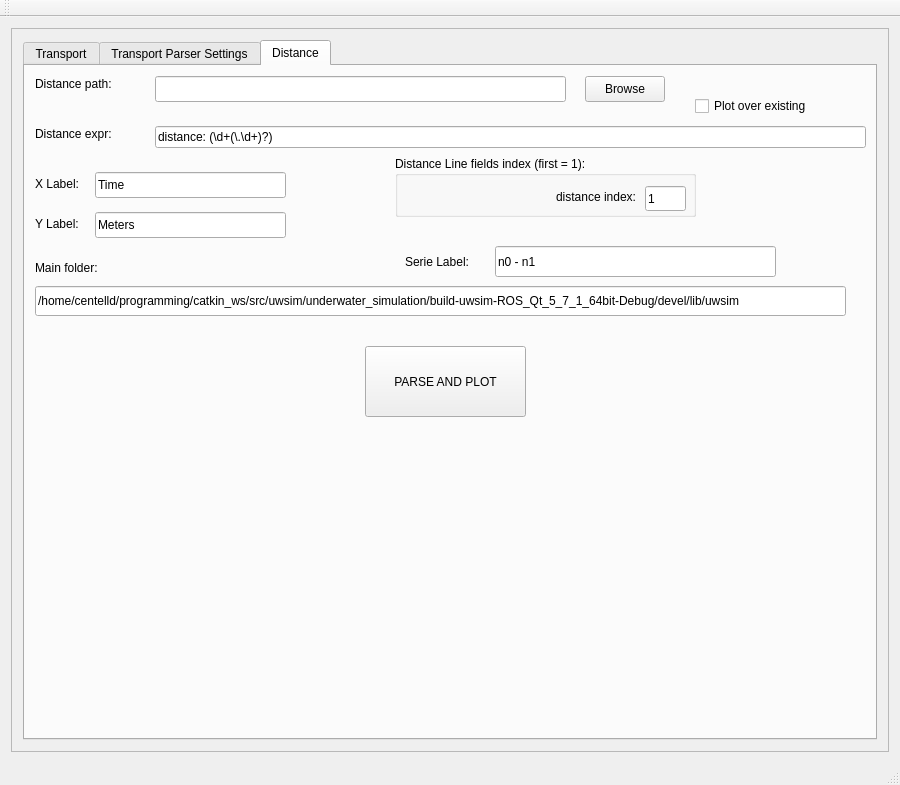
<?xml version="1.0" encoding="UTF-8"?>
<ui version="4.0">
 <class>MainWindow</class>
 <widget class="QMainWindow" name="MainWindow">
  <property name="geometry">
   <rect>
    <x>0</x>
    <y>0</y>
    <width>900</width>
    <height>785</height>
   </rect>
  </property>
  <property name="windowTitle">
   <string>DCComms Log Parser</string>
  </property>
  <widget class="QWidget" name="centralWidget">
   <layout class="QGridLayout" name="gridLayout_2">
    <item row="1" column="0" colspan="2">
     <widget class="QScrollArea" name="scrollArea">
      <property name="sizePolicy">
       <sizepolicy hsizetype="Preferred" vsizetype="Preferred">
        <horstretch>0</horstretch>
        <verstretch>0</verstretch>
       </sizepolicy>
      </property>
      <property name="verticalScrollBarPolicy">
       <enum>Qt::ScrollBarAsNeeded</enum>
      </property>
      <property name="horizontalScrollBarPolicy">
       <enum>Qt::ScrollBarAsNeeded</enum>
      </property>
      <property name="sizeAdjustPolicy">
       <enum>QAbstractScrollArea::AdjustToContentsOnFirstShow</enum>
      </property>
      <property name="widgetResizable">
       <bool>true</bool>
      </property>
      <widget class="QWidget" name="scrollAreaWidgetContents">
       <property name="geometry">
        <rect>
         <x>0</x>
         <y>0</y>
         <width>880</width>
         <height>704</height>
        </rect>
       </property>
       <property name="minimumSize">
        <size>
         <width>0</width>
         <height>0</height>
        </size>
       </property>
       <layout class="QGridLayout" name="gridLayout">
        <item row="0" column="0">
         <widget class="QTabWidget" name="parserConfTab">
          <property name="enabled">
           <bool>true</bool>
          </property>
          <property name="sizePolicy">
           <sizepolicy hsizetype="Expanding" vsizetype="Expanding">
            <horstretch>0</horstretch>
            <verstretch>0</verstretch>
           </sizepolicy>
          </property>
          <property name="minimumSize">
           <size>
            <width>648</width>
            <height>621</height>
           </size>
          </property>
          <property name="currentIndex">
           <number>2</number>
          </property>
          <widget class="QWidget" name="transportTab">
           <property name="sizePolicy">
            <sizepolicy hsizetype="Maximum" vsizetype="Maximum">
             <horstretch>0</horstretch>
             <verstretch>0</verstretch>
            </sizepolicy>
           </property>
           <attribute name="title">
            <string>Transport</string>
           </attribute>
           <widget class="QPushButton" name="dl_txBrowseButton">
            <property name="geometry">
             <rect>
              <x>560</x>
              <y>30</y>
              <width>80</width>
              <height>26</height>
             </rect>
            </property>
            <property name="text">
             <string>Browse</string>
            </property>
           </widget>
           <widget class="QToolButton" name="dl_computeButton">
            <property name="geometry">
             <rect>
              <x>90</x>
              <y>320</y>
              <width>281</width>
              <height>21</height>
             </rect>
            </property>
            <property name="text">
             <string>Compute statistics and generate plots</string>
            </property>
           </widget>
           <widget class="QPushButton" name="dl_parseTimesButton">
            <property name="geometry">
             <rect>
              <x>230</x>
              <y>120</y>
              <width>111</width>
              <height>22</height>
             </rect>
            </property>
            <property name="text">
             <string>Parse log files</string>
            </property>
           </widget>
           <widget class="QLabel" name="label_16">
            <property name="geometry">
             <rect>
              <x>10</x>
              <y>10</y>
              <width>59</width>
              <height>18</height>
             </rect>
            </property>
            <property name="text">
             <string>TX:</string>
            </property>
           </widget>
           <widget class="QLineEdit" name="dl_rxFileLineEdit">
            <property name="geometry">
             <rect>
              <x>10</x>
              <y>80</y>
              <width>541</width>
              <height>26</height>
             </rect>
            </property>
            <property name="readOnly">
             <bool>true</bool>
            </property>
           </widget>
           <widget class="QWidget" name="layoutWidget">
            <property name="geometry">
             <rect>
              <x>30</x>
              <y>150</y>
              <width>531</width>
              <height>161</height>
             </rect>
            </property>
            <layout class="QHBoxLayout" name="horizontalLayout_5">
             <item>
              <widget class="QGroupBox" name="groupBox_4">
               <property name="title">
                <string>TX time</string>
               </property>
               <widget class="QWidget" name="formLayoutWidget_3">
                <property name="geometry">
                 <rect>
                  <x>20</x>
                  <y>20</y>
                  <width>231</width>
                  <height>121</height>
                 </rect>
                </property>
                <layout class="QFormLayout" name="formLayout_3">
                 <item row="0" column="0">
                  <widget class="QLabel" name="label_23">
                   <property name="text">
                    <string>T0:</string>
                   </property>
                  </widget>
                 </item>
                 <item row="1" column="1">
                  <widget class="QLineEdit" name="dl_txT0">
                   <property name="readOnly">
                    <bool>false</bool>
                   </property>
                  </widget>
                 </item>
                 <item row="2" column="1">
                  <widget class="QComboBox" name="dl_txT1ComboBox">
                   <property name="enabled">
                    <bool>false</bool>
                   </property>
                  </widget>
                 </item>
                 <item row="2" column="0">
                  <widget class="QLabel" name="label_24">
                   <property name="text">
                    <string>T1:</string>
                   </property>
                  </widget>
                 </item>
                 <item row="3" column="1">
                  <widget class="QLineEdit" name="dl_txT1">
                   <property name="enabled">
                    <bool>false</bool>
                   </property>
                   <property name="readOnly">
                    <bool>false</bool>
                   </property>
                  </widget>
                 </item>
                 <item row="0" column="1">
                  <widget class="QComboBox" name="dl_txT0ComboBox"/>
                 </item>
                </layout>
               </widget>
              </widget>
             </item>
             <item>
              <widget class="QGroupBox" name="groupBox">
               <property name="title">
                <string>RX time</string>
               </property>
               <widget class="QWidget" name="layoutWidget">
                <property name="geometry">
                 <rect>
                  <x>10</x>
                  <y>20</y>
                  <width>211</width>
                  <height>121</height>
                 </rect>
                </property>
                <layout class="QFormLayout" name="formLayout_4">
                 <item row="0" column="0">
                  <widget class="QLabel" name="label_14">
                   <property name="text">
                    <string>T0:</string>
                   </property>
                  </widget>
                 </item>
                 <item row="0" column="1">
                  <widget class="QComboBox" name="dl_rxT0ComboBox">
                   <property name="enabled">
                    <bool>false</bool>
                   </property>
                  </widget>
                 </item>
                 <item row="1" column="1">
                  <widget class="QLineEdit" name="dl_rxT0">
                   <property name="enabled">
                    <bool>false</bool>
                   </property>
                   <property name="readOnly">
                    <bool>false</bool>
                   </property>
                  </widget>
                 </item>
                 <item row="2" column="0">
                  <widget class="QLabel" name="label_15">
                   <property name="text">
                    <string>T1:</string>
                   </property>
                  </widget>
                 </item>
                 <item row="2" column="1">
                  <widget class="QComboBox" name="dl_rxT1ComboBox"/>
                 </item>
                 <item row="3" column="1">
                  <widget class="QLineEdit" name="dl_rxT1">
                   <property name="readOnly">
                    <bool>false</bool>
                   </property>
                  </widget>
                 </item>
                </layout>
               </widget>
              </widget>
             </item>
            </layout>
           </widget>
           <widget class="QLineEdit" name="dl_txFileLineEdit">
            <property name="geometry">
             <rect>
              <x>10</x>
              <y>30</y>
              <width>541</width>
              <height>26</height>
             </rect>
            </property>
            <property name="readOnly">
             <bool>true</bool>
            </property>
           </widget>
           <widget class="QLabel" name="label_18">
            <property name="geometry">
             <rect>
              <x>10</x>
              <y>60</y>
              <width>59</width>
              <height>18</height>
             </rect>
            </property>
            <property name="text">
             <string>RX:</string>
            </property>
           </widget>
           <widget class="QWidget" name="layoutWidget">
            <property name="geometry">
             <rect>
              <x>20</x>
              <y>350</y>
              <width>718</width>
              <height>252</height>
             </rect>
            </property>
            <layout class="QHBoxLayout" name="horizontalLayout_4">
             <item>
              <layout class="QFormLayout" name="formLayout">
               <item row="0" column="0">
                <widget class="QLabel" name="label_17">
                 <property name="text">
                  <string>Transmitted packets:</string>
                 </property>
                 <property name="alignment">
                  <set>Qt::AlignRight|Qt::AlignTrailing|Qt::AlignVCenter</set>
                 </property>
                </widget>
               </item>
               <item row="0" column="1">
                <widget class="QLineEdit" name="dl_sendLineEdit">
                 <property name="readOnly">
                  <bool>true</bool>
                 </property>
                </widget>
               </item>
               <item row="1" column="0">
                <widget class="QLabel" name="label_21">
                 <property name="text">
                  <string>Received packets:</string>
                 </property>
                 <property name="alignment">
                  <set>Qt::AlignRight|Qt::AlignTrailing|Qt::AlignVCenter</set>
                 </property>
                </widget>
               </item>
               <item row="1" column="1">
                <widget class="QLineEdit" name="dl_recvLineEdit">
                 <property name="readOnly">
                  <bool>true</bool>
                 </property>
                </widget>
               </item>
               <item row="2" column="0">
                <widget class="QLabel" name="label_19">
                 <property name="text">
                  <string>Packets with errors:</string>
                 </property>
                 <property name="alignment">
                  <set>Qt::AlignRight|Qt::AlignTrailing|Qt::AlignVCenter</set>
                 </property>
                </widget>
               </item>
               <item row="2" column="1">
                <widget class="QLineEdit" name="dl_errLineEdit">
                 <property name="readOnly">
                  <bool>true</bool>
                 </property>
                </widget>
               </item>
               <item row="3" column="0">
                <widget class="QLabel" name="label_22">
                 <property name="text">
                  <string>Packets lost:</string>
                 </property>
                 <property name="alignment">
                  <set>Qt::AlignRight|Qt::AlignTrailing|Qt::AlignVCenter</set>
                 </property>
                </widget>
               </item>
               <item row="3" column="1">
                <widget class="QLineEdit" name="dl_lostLineEdit">
                 <property name="readOnly">
                  <bool>true</bool>
                 </property>
                </widget>
               </item>
               <item row="4" column="0">
                <widget class="QLabel" name="label_20">
                 <property name="text">
                  <string>Total errors (lost + errors): </string>
                 </property>
                 <property name="alignment">
                  <set>Qt::AlignRight|Qt::AlignTrailing|Qt::AlignVCenter</set>
                 </property>
                </widget>
               </item>
               <item row="4" column="1">
                <widget class="QLineEdit" name="dl_failsLineEdit">
                 <property name="readOnly">
                  <bool>true</bool>
                 </property>
                </widget>
               </item>
               <item row="5" column="0">
                <widget class="QLabel" name="label_13">
                 <property name="text">
                  <string>TX - RX IPG (Inter-Packet-Gap):</string>
                 </property>
                 <property name="alignment">
                  <set>Qt::AlignRight|Qt::AlignTrailing|Qt::AlignVCenter</set>
                 </property>
                </widget>
               </item>
               <item row="5" column="1">
                <layout class="QHBoxLayout" name="horizontalLayout">
                 <item>
                  <widget class="QLineEdit" name="dl_txGapLineEdit">
                   <property name="readOnly">
                    <bool>true</bool>
                   </property>
                  </widget>
                 </item>
                 <item>
                  <widget class="QLineEdit" name="dl_rxGapLineEdit">
                   <property name="readOnly">
                    <bool>true</bool>
                   </property>
                  </widget>
                 </item>
                </layout>
               </item>
               <item row="6" column="0">
                <widget class="QLabel" name="label_54">
                 <property name="text">
                  <string>TX - RX IPG SD:</string>
                 </property>
                 <property name="alignment">
                  <set>Qt::AlignRight|Qt::AlignTrailing|Qt::AlignVCenter</set>
                 </property>
                </widget>
               </item>
               <item row="6" column="1">
                <layout class="QHBoxLayout" name="horizontalLayout_2">
                 <item>
                  <widget class="QLineEdit" name="dl_txGapSdLineEdit">
                   <property name="readOnly">
                    <bool>true</bool>
                   </property>
                  </widget>
                 </item>
                 <item>
                  <widget class="QLineEdit" name="dl_rxGapSdLineEdit">
                   <property name="readOnly">
                    <bool>true</bool>
                   </property>
                  </widget>
                 </item>
                </layout>
               </item>
               <item row="7" column="0">
                <widget class="QLabel" name="label_57">
                 <property name="text">
                  <string>Packet Size (mean - SD):</string>
                 </property>
                 <property name="alignment">
                  <set>Qt::AlignRight|Qt::AlignTrailing|Qt::AlignVCenter</set>
                 </property>
                </widget>
               </item>
               <item row="7" column="1">
                <layout class="QHBoxLayout" name="horizontalLayout_3">
                 <item>
                  <widget class="QLineEdit" name="dl_packetSizeLineEdit">
                   <property name="readOnly">
                    <bool>true</bool>
                   </property>
                  </widget>
                 </item>
                 <item>
                  <widget class="QLineEdit" name="dl_packetSizeSdLineEdit">
                   <property name="readOnly">
                    <bool>true</bool>
                   </property>
                  </widget>
                 </item>
                </layout>
               </item>
              </layout>
             </item>
             <item>
              <layout class="QFormLayout" name="formLayout_2">
               <property name="labelAlignment">
                <set>Qt::AlignRight|Qt::AlignTrailing|Qt::AlignVCenter</set>
               </property>
               <item row="0" column="0">
                <widget class="QLabel" name="label_49">
                 <property name="text">
                  <string>TX Data Rate (kbps):</string>
                 </property>
                </widget>
               </item>
               <item row="0" column="1">
                <widget class="QLineEdit" name="dl_txDataRate">
                 <property name="minimumSize">
                  <size>
                   <width>81</width>
                   <height>0</height>
                  </size>
                 </property>
                </widget>
               </item>
               <item row="1" column="0">
                <widget class="QLabel" name="label_50">
                 <property name="text">
                  <string>RX Data Rate (kbps):</string>
                 </property>
                </widget>
               </item>
               <item row="1" column="1">
                <widget class="QLineEdit" name="dl_rxDataRate">
                 <property name="minimumSize">
                  <size>
                   <width>64</width>
                   <height>0</height>
                  </size>
                 </property>
                </widget>
               </item>
               <item row="2" column="0">
                <widget class="QLabel" name="label">
                 <property name="text">
                  <string>End To End Delay (ms):</string>
                 </property>
                </widget>
               </item>
               <item row="2" column="1">
                <widget class="QLineEdit" name="dl_transmissionTime">
                 <property name="minimumSize">
                  <size>
                   <width>70</width>
                   <height>0</height>
                  </size>
                 </property>
                </widget>
               </item>
               <item row="3" column="0">
                <widget class="QLabel" name="label_2">
                 <property name="text">
                  <string>TT SD:</string>
                 </property>
                </widget>
               </item>
               <item row="3" column="1">
                <widget class="QLineEdit" name="dl_transmissionTimeSD">
                 <property name="minimumSize">
                  <size>
                   <width>70</width>
                   <height>0</height>
                  </size>
                 </property>
                </widget>
               </item>
              </layout>
             </item>
            </layout>
           </widget>
           <widget class="QToolButton" name="dl_plotButton">
            <property name="geometry">
             <rect>
              <x>620</x>
              <y>140</y>
              <width>191</width>
              <height>51</height>
             </rect>
            </property>
            <property name="text">
             <string>PLOT PACKET TRACE</string>
            </property>
           </widget>
           <widget class="QPushButton" name="dl_rxBrowseButton">
            <property name="geometry">
             <rect>
              <x>560</x>
              <y>80</y>
              <width>80</width>
              <height>26</height>
             </rect>
            </property>
            <property name="text">
             <string>Browse</string>
            </property>
           </widget>
           <widget class="QCheckBox" name="plotOverCheckBox">
            <property name="geometry">
             <rect>
              <x>390</x>
              <y>320</y>
              <width>151</width>
              <height>20</height>
             </rect>
            </property>
            <property name="text">
             <string>Plot over existing</string>
            </property>
           </widget>
           <widget class="QLineEdit" name="txTitleLineEdit">
            <property name="geometry">
             <rect>
              <x>570</x>
              <y>200</y>
              <width>271</width>
              <height>22</height>
             </rect>
            </property>
            <property name="text">
             <string>camera -&gt; operator: transmitted PDUs</string>
            </property>
           </widget>
           <widget class="QLineEdit" name="rxTitleLineEdit">
            <property name="geometry">
             <rect>
              <x>570</x>
              <y>230</y>
              <width>271</width>
              <height>22</height>
             </rect>
            </property>
            <property name="text">
             <string>camera -&gt; operator: received PDUs</string>
            </property>
           </widget>
           <widget class="QLineEdit" name="erTitleLineEdit">
            <property name="geometry">
             <rect>
              <x>570</x>
              <y>260</y>
              <width>271</width>
              <height>22</height>
             </rect>
            </property>
            <property name="text">
             <string>camera -&gt; operator: checksum errors</string>
            </property>
           </widget>
           <widget class="QLabel" name="label_9">
            <property name="geometry">
             <rect>
              <x>580</x>
              <y>320</y>
              <width>67</width>
              <height>25</height>
             </rect>
            </property>
            <property name="layoutDirection">
             <enum>Qt::LeftToRight</enum>
            </property>
            <property name="text">
             <string>Tag:</string>
            </property>
            <property name="alignment">
             <set>Qt::AlignRight|Qt::AlignTrailing|Qt::AlignVCenter</set>
            </property>
           </widget>
           <widget class="QLineEdit" name="tagDescriptionLineEdit">
            <property name="geometry">
             <rect>
              <x>650</x>
              <y>320</y>
              <width>181</width>
              <height>25</height>
             </rect>
            </property>
           </widget>
          </widget>
          <widget class="QWidget" name="tab">
           <attribute name="title">
            <string>Transport Parser Settings</string>
           </attribute>
           <widget class="QLineEdit" name="rxRegexLineEdit">
            <property name="geometry">
             <rect>
              <x>20</x>
              <y>130</y>
              <width>731</width>
              <height>22</height>
             </rect>
            </property>
            <property name="text">
             <string>Packet received!: Seq\. Num: (\d+) ; Size: (\d+)</string>
            </property>
           </widget>
           <widget class="QLineEdit" name="txRegexLineEdit">
            <property name="geometry">
             <rect>
              <x>20</x>
              <y>60</y>
              <width>731</width>
              <height>22</height>
             </rect>
            </property>
            <property name="text">
             <string>Transmitting packet \(Seq\. Num: (\d+) ; Size: (\d+)</string>
            </property>
           </widget>
           <widget class="QLineEdit" name="errRegexLineEdit">
            <property name="geometry">
             <rect>
              <x>20</x>
              <y>200</y>
              <width>731</width>
              <height>22</height>
             </rect>
            </property>
            <property name="text">
             <string>Packet received with errors!</string>
            </property>
           </widget>
           <widget class="QLabel" name="label_3">
            <property name="geometry">
             <rect>
              <x>20</x>
              <y>170</y>
              <width>81</width>
              <height>16</height>
             </rect>
            </property>
            <property name="text">
             <string>Error regex:</string>
            </property>
           </widget>
           <widget class="QLabel" name="label_4">
            <property name="geometry">
             <rect>
              <x>20</x>
              <y>100</y>
              <width>81</width>
              <height>16</height>
             </rect>
            </property>
            <property name="text">
             <string>RX regex:</string>
            </property>
           </widget>
           <widget class="QLabel" name="label_5">
            <property name="geometry">
             <rect>
              <x>20</x>
              <y>30</y>
              <width>81</width>
              <height>16</height>
             </rect>
            </property>
            <property name="text">
             <string>TX regex:</string>
            </property>
           </widget>
           <widget class="QPushButton" name="pushButton">
            <property name="geometry">
             <rect>
              <x>50</x>
              <y>320</y>
              <width>80</width>
              <height>51</height>
             </rect>
            </property>
            <property name="text">
             <string>Update</string>
            </property>
           </widget>
           <widget class="QLineEdit" name="mainFolderLineEdit">
            <property name="geometry">
             <rect>
              <x>50</x>
              <y>420</y>
              <width>731</width>
              <height>22</height>
             </rect>
            </property>
            <property name="text">
             <string>/home/centelld/Escriptori/s100_testing</string>
            </property>
           </widget>
           <widget class="QLabel" name="label_6">
            <property name="geometry">
             <rect>
              <x>50</x>
              <y>390</y>
              <width>81</width>
              <height>16</height>
             </rect>
            </property>
            <property name="text">
             <string>Main folder:</string>
            </property>
           </widget>
           <widget class="QGroupBox" name="groupBox_2">
            <property name="geometry">
             <rect>
              <x>30</x>
              <y>240</y>
              <width>311</width>
              <height>61</height>
             </rect>
            </property>
            <property name="title">
             <string>Sequence number size:</string>
            </property>
            <widget class="QRadioButton" name="uint8_t_radioButton">
             <property name="geometry">
              <rect>
               <x>10</x>
               <y>30</y>
               <width>112</width>
               <height>23</height>
              </rect>
             </property>
             <property name="text">
              <string>uint8_t</string>
             </property>
             <property name="checked">
              <bool>false</bool>
             </property>
            </widget>
            <widget class="QRadioButton" name="uint16_t_radioButton">
             <property name="geometry">
              <rect>
               <x>100</x>
               <y>32</y>
               <width>112</width>
               <height>20</height>
              </rect>
             </property>
             <property name="text">
              <string>uint16_t</string>
             </property>
             <property name="checked">
              <bool>true</bool>
             </property>
            </widget>
            <widget class="QRadioButton" name="uint32_t_radioButton">
             <property name="geometry">
              <rect>
               <x>201</x>
               <y>31</y>
               <width>112</width>
               <height>23</height>
              </rect>
             </property>
             <property name="text">
              <string>uint32_t</string>
             </property>
            </widget>
           </widget>
           <widget class="QGroupBox" name="groupBox_3">
            <property name="geometry">
             <rect>
              <x>360</x>
              <y>240</y>
              <width>301</width>
              <height>101</height>
             </rect>
            </property>
            <property name="title">
             <string>Line fields index (first = 1):</string>
            </property>
            <widget class="QLabel" name="label_7">
             <property name="geometry">
              <rect>
               <x>90</x>
               <y>30</y>
               <width>151</width>
               <height>21</height>
              </rect>
             </property>
             <property name="text">
              <string>Packet size:</string>
             </property>
             <property name="alignment">
              <set>Qt::AlignRight|Qt::AlignTrailing|Qt::AlignVCenter</set>
             </property>
            </widget>
            <widget class="QLineEdit" name="packetSizeIndex_lineEdit">
             <property name="geometry">
              <rect>
               <x>250</x>
               <y>30</y>
               <width>41</width>
               <height>25</height>
              </rect>
             </property>
             <property name="text">
              <string>2</string>
             </property>
            </widget>
            <widget class="QLabel" name="label_8">
             <property name="geometry">
              <rect>
               <x>10</x>
               <y>60</y>
               <width>231</width>
               <height>21</height>
              </rect>
             </property>
             <property name="text">
              <string>Sequence number (-1 = unknown):</string>
             </property>
             <property name="alignment">
              <set>Qt::AlignRight|Qt::AlignTrailing|Qt::AlignVCenter</set>
             </property>
            </widget>
            <widget class="QLineEdit" name="seqNumberIndex_lineEdit">
             <property name="geometry">
              <rect>
               <x>250</x>
               <y>60</y>
               <width>41</width>
               <height>25</height>
              </rect>
             </property>
             <property name="text">
              <string>1</string>
             </property>
            </widget>
           </widget>
           <widget class="QWidget" name="horizontalLayoutWidget">
            <property name="geometry">
             <rect>
              <x>360</x>
              <y>350</y>
              <width>211</width>
              <height>41</height>
             </rect>
            </property>
            <layout class="QHBoxLayout" name="horizontalLayout_7">
             <item>
              <widget class="QLabel" name="label_10">
               <property name="text">
                <string>Packet size offset: </string>
               </property>
              </widget>
             </item>
             <item>
              <widget class="QLineEdit" name="packetSizeOffsetLineEdit"/>
             </item>
            </layout>
           </widget>
          </widget>
          <widget class="QWidget" name="tab_2">
           <attribute name="title">
            <string>Distance</string>
           </attribute>
           <widget class="QLineEdit" name="distancesPathLineEdit">
            <property name="geometry">
             <rect>
              <x>130</x>
              <y>10</y>
              <width>411</width>
              <height>26</height>
             </rect>
            </property>
            <property name="readOnly">
             <bool>true</bool>
            </property>
           </widget>
           <widget class="QPushButton" name="distancesPathBrowseButton">
            <property name="geometry">
             <rect>
              <x>560</x>
              <y>10</y>
              <width>80</width>
              <height>26</height>
             </rect>
            </property>
            <property name="text">
             <string>Browse</string>
            </property>
           </widget>
           <widget class="QPushButton" name="dl_parseTimesButton_2">
            <property name="geometry">
             <rect>
              <x>200</x>
              <y>60</y>
              <width>111</width>
              <height>22</height>
             </rect>
            </property>
            <property name="text">
             <string>Parse log files</string>
            </property>
           </widget>
           <widget class="QLineEdit" name="distanceRegexLineEdit">
            <property name="geometry">
             <rect>
              <x>130</x>
              <y>60</y>
              <width>711</width>
              <height>22</height>
             </rect>
            </property>
            <property name="text">
             <string>distance: (\d+(\.\d+)?) </string>
            </property>
           </widget>
           <widget class="QLabel" name="label_11">
            <property name="geometry">
             <rect>
              <x>10</x>
              <y>60</y>
              <width>101</width>
              <height>16</height>
             </rect>
            </property>
            <property name="text">
             <string>Distance expr:</string>
            </property>
           </widget>
           <widget class="QToolButton" name="parseAndPlotDistanceButton">
            <property name="geometry">
             <rect>
              <x>340</x>
              <y>280</y>
              <width>161</width>
              <height>71</height>
             </rect>
            </property>
            <property name="text">
             <string>PARSE AND PLOT</string>
            </property>
           </widget>
           <widget class="QGroupBox" name="groupBox_5">
            <property name="geometry">
             <rect>
              <x>370</x>
              <y>90</y>
              <width>301</width>
              <height>61</height>
             </rect>
            </property>
            <property name="title">
             <string>Distance Line fields index (first = 1):</string>
            </property>
            <widget class="QLabel" name="label_12">
             <property name="geometry">
              <rect>
               <x>90</x>
               <y>30</y>
               <width>151</width>
               <height>21</height>
              </rect>
             </property>
             <property name="text">
              <string>distance index:</string>
             </property>
             <property name="alignment">
              <set>Qt::AlignRight|Qt::AlignTrailing|Qt::AlignVCenter</set>
             </property>
            </widget>
            <widget class="QLineEdit" name="distanceIndex_lineEdit">
             <property name="geometry">
              <rect>
               <x>250</x>
               <y>30</y>
               <width>41</width>
               <height>25</height>
              </rect>
             </property>
             <property name="text">
              <string>1</string>
             </property>
            </widget>
           </widget>
           <widget class="QLabel" name="label_25">
            <property name="geometry">
             <rect>
              <x>10</x>
              <y>10</y>
              <width>101</width>
              <height>16</height>
             </rect>
            </property>
            <property name="text">
             <string>Distance path:</string>
            </property>
           </widget>
           <widget class="QLineEdit" name="distanceLogMainFolderLineEdit">
            <property name="geometry">
             <rect>
              <x>10</x>
              <y>220</y>
              <width>811</width>
              <height>30</height>
             </rect>
            </property>
            <property name="text">
             <string>/home/centelld/programming/catkin_ws/src/uwsim/underwater_simulation/build-uwsim-ROS_Qt_5_7_1_64bit-Debug/devel/lib/uwsim</string>
            </property>
           </widget>
           <widget class="QLabel" name="label_26">
            <property name="geometry">
             <rect>
              <x>10</x>
              <y>190</y>
              <width>81</width>
              <height>24</height>
             </rect>
            </property>
            <property name="text">
             <string>Main folder:</string>
            </property>
           </widget>
           <widget class="QLineEdit" name="distancesXLabel">
            <property name="geometry">
             <rect>
              <x>70</x>
              <y>106</y>
              <width>191</width>
              <height>26</height>
             </rect>
            </property>
            <property name="text">
             <string>Time</string>
            </property>
            <property name="readOnly">
             <bool>true</bool>
            </property>
           </widget>
           <widget class="QLabel" name="label_27">
            <property name="geometry">
             <rect>
              <x>10</x>
              <y>110</y>
              <width>61</width>
              <height>16</height>
             </rect>
            </property>
            <property name="text">
             <string>X Label:</string>
            </property>
           </widget>
           <widget class="QLabel" name="label_28">
            <property name="geometry">
             <rect>
              <x>10</x>
              <y>150</y>
              <width>61</width>
              <height>16</height>
             </rect>
            </property>
            <property name="text">
             <string>Y Label:</string>
            </property>
           </widget>
           <widget class="QLineEdit" name="distancesYLabel">
            <property name="geometry">
             <rect>
              <x>70</x>
              <y>146</y>
              <width>191</width>
              <height>26</height>
             </rect>
            </property>
            <property name="text">
             <string>Meters</string>
            </property>
            <property name="readOnly">
             <bool>true</bool>
            </property>
           </widget>
           <widget class="QCheckBox" name="distancePlotOverCheck">
            <property name="geometry">
             <rect>
              <x>670</x>
              <y>30</y>
              <width>151</width>
              <height>20</height>
             </rect>
            </property>
            <property name="text">
             <string>Plot over existing</string>
            </property>
           </widget>
           <widget class="QLineEdit" name="distancesLabel">
            <property name="geometry">
             <rect>
              <x>470</x>
              <y>180</y>
              <width>281</width>
              <height>31</height>
             </rect>
            </property>
            <property name="text">
             <string>n0 - n1</string>
            </property>
            <property name="readOnly">
             <bool>true</bool>
            </property>
           </widget>
           <widget class="QLabel" name="label_29">
            <property name="geometry">
             <rect>
              <x>380</x>
              <y>188</y>
              <width>101</width>
              <height>16</height>
             </rect>
            </property>
            <property name="text">
             <string>Serie Label:</string>
            </property>
           </widget>
          </widget>
         </widget>
        </item>
       </layout>
      </widget>
     </widget>
    </item>
   </layout>
  </widget>
  <widget class="QMenuBar" name="menuBar">
   <property name="geometry">
    <rect>
     <x>0</x>
     <y>0</y>
     <width>900</width>
     <height>22</height>
    </rect>
   </property>
  </widget>
  <widget class="QToolBar" name="mainToolBar">
   <attribute name="toolBarArea">
    <enum>TopToolBarArea</enum>
   </attribute>
   <attribute name="toolBarBreak">
    <bool>false</bool>
   </attribute>
  </widget>
  <widget class="QStatusBar" name="statusBar"/>
 </widget>
 <layoutdefault spacing="6" margin="11"/>
 <resources/>
 <connections/>
</ui>
